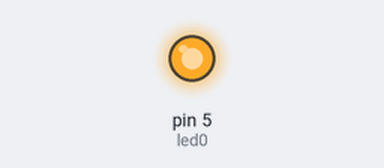
Bench run of a sketch on a simulated Arduino Uno, built with avr-gcc and run on an emulated ATmega328P. Shown: output pins drawn as LEDs (lit = HIGH).

Above: at 0.1 s.
At 17.8 s:
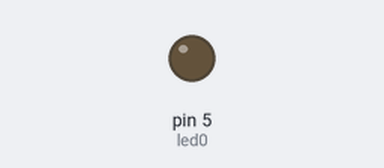
Timing chart, 0 to 19.3 s (numbered marks = the images above):
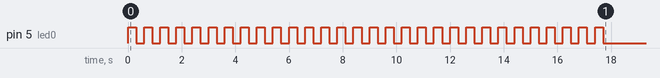

The sketch:

1.007.ino
```cpp
/**********************************************************************************
**                                                                               **
**                           on/off button control LED                           **
**                                                                               **
**                                                                               **
**********************************************************************************/
//********** Includes *************************************************************
//********** Variables ************************************************************
const int led0 = 5;          // donar nom al pin 5 de l’Arduino
unsigned long temps = 300;

//********** Setup ****************************************************************
void setup()
{
  pinMode(led0, OUTPUT);     // definir el pin 5 com una sortida

  for (int i=0; i<30; i++)
  {
  digitalWrite(led0, HIGH);    // posar a 5V el pin 5

  delay(temps);

  digitalWrite(led0, LOW);    // posar a 5V el pin 5

  delay(temps);

  }
}
//********** Loop *****************************************************************
void loop()
{

 }
//********** Funcions *************************************************************
```
